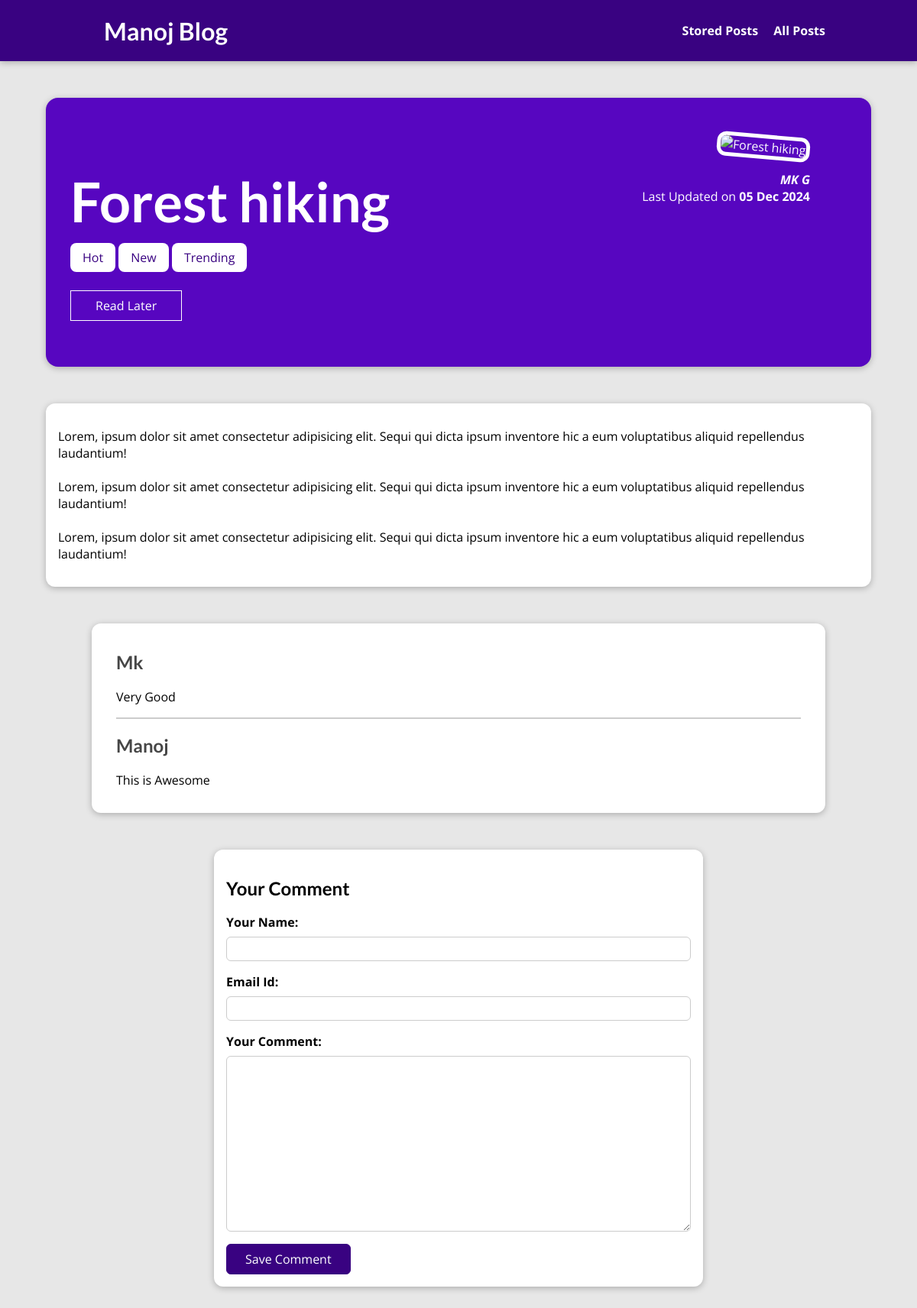
Page /posts/hiking-in-forest on the committed database.
### blog/models.py (models this page shows, shortened)
class Post(models.Model):
    title = models.CharField(max_length=150)
    excerpt = models.CharField(max_length=200)
    image = CloudinaryField("posts_img's", null=True)
    date = models.DateField(auto_now=True)
    slug = models.SlugField(unique=True, db_index=True)
    content = models.TextField(validators=[MinLengthValidator(10)])
    author = models.ForeignKey(Author, on_delete=models.SET_NULL,null=True, related_name="posts")
    tags = models.ManyToManyField(Tag)

class Tag(models.Model):
    caption = models.CharField(max_length=20)

class Author(models.Model):
    first_name = models.CharField(max_length=150)
    last_name = models.CharField(max_length=150)
    email_address = models.EmailField()
    def full_name(self):
        return f"{self.first_name} {self.last_name}"
    def __str__(self) -> str:
        return self.full_name()

class Comment(models.Model):
    user_name= models.CharField(max_length=120)
    user_email= models.EmailField()
    text= models.TextField(max_length=300)
    post = models.ForeignKey(Post, on_delete=models.CASCADE, related_name="comments")

### blog/views.py (the view, shortened to what this page needs)
# urls.py: path("posts/<slug:slug>", views.SinglePostView.as_view(), name="post-detail-page"),
class SinglePostView(View):
    def is_stored_post(self, request, post_id):
        stored_posts= request.session.get("stored_posts")
        if stored_posts is not None:
            is_saved_for_later = post_id in stored_posts
        else:
            is_saved_for_later = False
        return is_saved_for_later
    def get(self, request, slug):
        post= Post.objects.get(slug=slug)
        context= {
            "post": post,
            "post_tags":post.tags.all(),
            "comment_form": CommentForm(),
            "comments":post.comments.all().order_by("-id"),
            "saved_for_later": self.is_stored_post(request, post.id)
        }
        return render(request,"blog/post-detail.html", context)

### blog/forms.py
class CommentForm(forms.ModelForm):
    class Meta:
        model = Comment
        exclude = ["post"]
        labels = {
            "user_name": "Your Name",
            "user_email": "Email Id",
            "text": "Your Comment"
        }

### blog/templates/blog/post-detail.html (shortened to what this page needs)
{% extends "base.html" %}
{% load static %}
{% block css_files %}
    <link rel="stylesheet" href="{% static "blog/post-detail.css" %}">
{% endblock %}
{% block content %}
    <section id="summary">
        <h2>{{post.title}}</h2>
        <div>
            {% for tag in post_tags %}
                <span class="tag">{{tag.caption}}</span>
            {% endfor %}
        </div>
        <div id="read-later">
            <form action="{% url "read-later"%}" method="POST">
                <button>
                    {% if saved_for_later %}
                        Remove from "Stored posts"
                    {% else %}
                        Read Later
                    {% endif %}
                </button>
            </form>
        </div>
        <article>
            <img src="{{ post.image.url|add:'?c_fill,w_400,h_300' }}" alt="{{post.title}}">
            <address>
                <a href="mailto:{{post.author.email_address}}">{{post.author}}</a>
            </address>
            <div>
                Last Updated on <time datetime="">{{post.date|date:"d M Y"}}</time>
            </div>
        </article>
    </section>
    <main>
        {{post.content|linebreaks}}
    </main>
    <section id="comments">
        <ul>
            {%for comment in comments%}
                <li>
                    <h2>{{comment.user_name}}</h2>
                    <p>{{comment.text | linebreaks}}</p>
                </li>
            {%endfor%}
        </ul>
    </section>
    <section id="comment-form">
        <h2>Your Comment</h2>
        <form action="{% url "post-detail-page" post.slug %}" method="POST">
            {% for form_field in comment_form %}
                <div class="form-control {% if form_field.errors %}invalid{% endif %}">
                    {{form_field.label_tag}}
                    {{form_field}}
                </div>
            {%endfor%}
            <button>Save Comment</button>
        </form>
    </section>
{% endblock %}

### templates/base.html (shortened to what this page needs)
{% load static %}
<!DOCTYPE html>
<html lang="en">
<head>
    <link rel="stylesheet" href="{% static "app.css" %}">
    {% block css_files %}{% endblock %}
</head>
<body>
    <header id="main-navigation">
        <h1><a href="{% url "starting-page" %}">Manoj Blog</a></h1>
        <nav>
            <a href="{% url "read-later" %}">Stored Posts</a>
            <a href="{% url "posts-page" %}">All Posts</a>
        </nav>
    </header>
    {% block content %}{% endblock %}
</body>
</html>

### static/app.css (style rules this page uses)
* { box-sizing: border-box; }
html { font-family: 'Open Sans', 'Lato', sans-serif; }
body { margin: 0; }
h1, h2, h3 { font-family: 'Lato', sans-serif; font-weight: bold; }
#main-navigation { width: 100%; height: 5rem; display: flex; justify-content: space-between; align-items: center; padding: 0 10%; position: absolute; top: 0; left: 0; }
#main-navigation a { text-decoration: none; color: white; font-weight: bold; margin-left: 1rem; }

### blog/static/blog/post-detail.css (style rules this page uses)
body { background-color: #e7e7e7; }
#main-navigation { background-color: #390281; box-shadow: 0 2px 8px rgba(0, 0, 0, 0.25); }
#summary { margin: 8rem auto 3rem auto; padding: 2rem; width: 90%; max-width: 90rem; border-radius: 16px; background-color: #5706c0; position: relative; box-shadow: 0 2px 8px rgba(0, 0, 0, 0.25); height: 22rem; }
#summary h2 { color: white; font-size: 4.5rem; margin-bottom: 1.25rem; }
#summary article { position: absolute; top: 2rem; right: 3rem; padding: 1rem 2rem; border-radius: 12px; text-align: right; color: white; }
#summary article img { width: 12rem; height: 12rem; border-radius: 12px; transform: rotateZ(5deg); border: 5px solid white; margin-bottom: 1rem; }
#summary address { font-weight: bold; }
#summary a { color: white; text-decoration: none; }
#summary time { font-weight: bold; }
#read-later { margin: 2rem 0; }
#read-later button { background-color: transparent; border: 1px solid white; padding: 0.5rem 2rem; font: inherit; color: white; cursor: pointer; }
main { width: 90%; max-width: 90rem; margin: 3rem auto; background-color: white; padding: 1rem; border-radius: 12px; box-shadow: 0 2px 8px rgba(0, 0, 0, 0.25); }
.tag { background-color: white; color: #390281; padding: 0.5rem 1rem; border-radius: 8px; }
#comment-form { margin: 3rem auto; width: 90%; max-width: 40rem; border-radius: 12px; background-color: white; box-shadow: 0 2px 8px rgba(0, 0, 0, 0.25); padding: 1rem; }
#comment-form button { font: inherit; background-color: #390281; color: white; border: 1px solid #390281; padding: 0.5rem 1.5rem; border-radius: 6px; cursor: pointer; }
.form-control { margin-bottom: 1rem; }
.form-control label { font-weight: bold; margin-bottom: 0.5rem; display: block; }
.form-control input, .form-control textarea { display: block; width: 100%; font: inherit; padding: 0.25rem; border-radius: 6px; border: 1px solid #ccc; }
#comments { margin: 3rem auto; width: 90%; max-width: 60rem; border-radius: 12px; background-color: white; box-shadow: 0 2px 8px rgba(0, 0, 0, 0.25); padding: 1rem 2rem; }
#comments ul { list-style: none; margin: 0; padding: 0; }
#comments li { margin-bottom: 1rem; border-bottom: 2px solid #ccc; }
#comments li:last-of-type { border-bottom: none; }
#comments h2 { color: #464646; }

### rows in the picture
Post: title "Forest hiking", author "MK G", date "05 Dec 2024", content "Lorem, ipsum dolor sit amet consectetur adipisicing elit. Sequi qui dicta ipsum inventore hic a eum voluptatibus aliquid repellendus laudantium! Lorem, ipsum dolor sit amet consectetur adipisicing elit. Sequi qui dicta ipsum inventore hic a eum voluptatibus aliquid repellendus laudantium! Lorem, ipsum dolor sit amet consectetur adipisicing elit. Sequi qui dicta ipsum inventore hic a eum voluptatibus aliquid repellendus laudantium!"
Tag: caption "Hot"
Tag: caption "New"
Tag: caption "Trending"
Comment: user_name "Mk", text "Very Good"
Comment: user_name "Manoj", text "This is Awesome"
